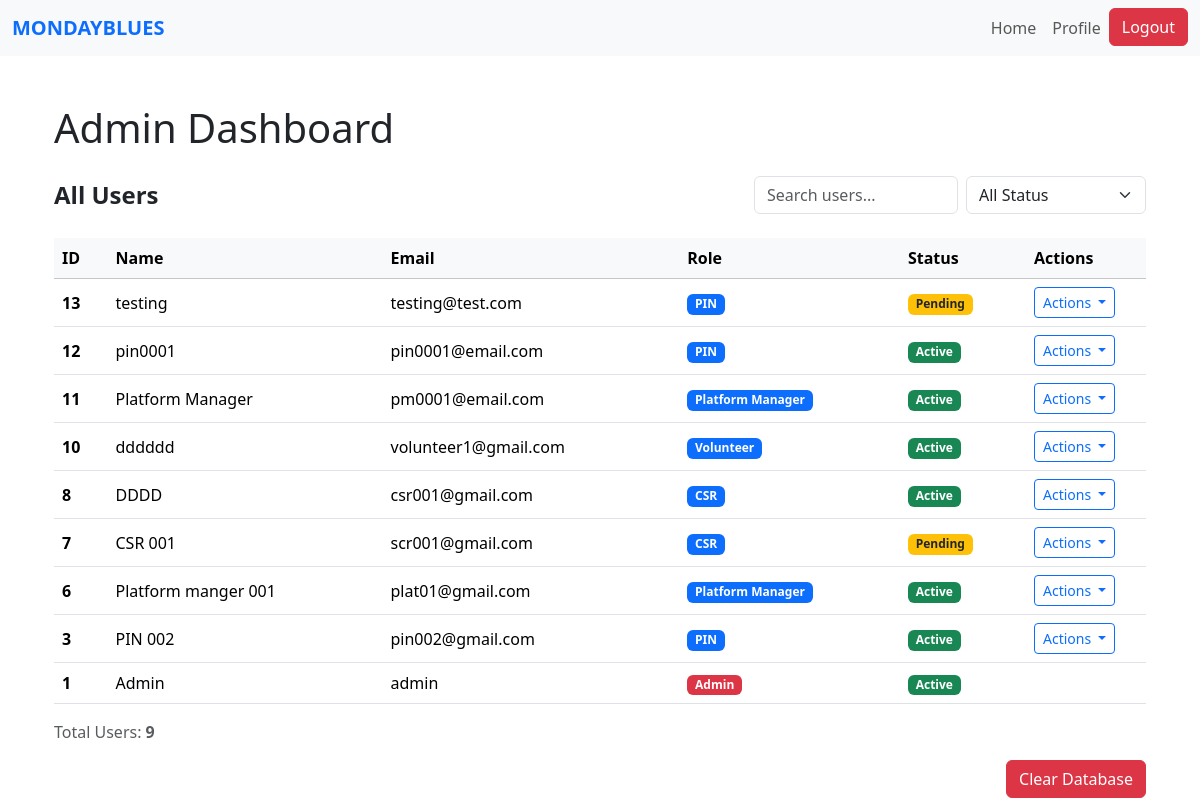
Page /admin (signed in) on the earlier database version.
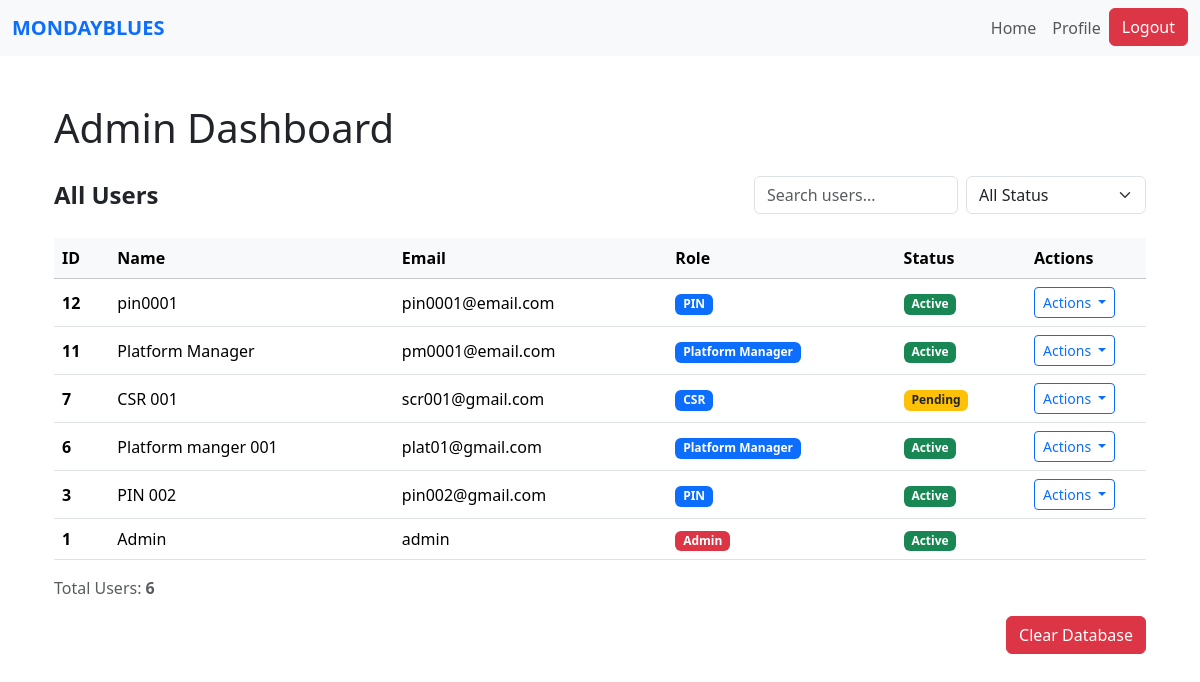
Same page on the later database version.
### website/models.py (models this page shows)
class User(db.Model, UserMixin):
    id = db.Column(db.Integer, primary_key=True)
    name = db.Column(db.String(150))
    email = db.Column(db.String(150), unique=True)
    password = db.Column(db.String(150))
    date_created = db.Column(db.DateTime(timezone=True), default=func.now())
    role = db.Column(db.String(50), default='PIN')
    status = db.Column(db.String(20), default='Pending')  # Pending, Approved, Suspended

### website/admin.py (the view)
@admin.route('/admin')
@login_required
def dashboard():
    users = User.query.order_by(User.date_created.desc()).all()
    return render_template("admin_dashboard.html", users=users)

### website/templates/admin_dashboard.html (shortened to what this page needs)
{% extends "base.html" %}
{% block content %}
<div class="container mt-5">
    <h1 class="mb-4">Admin Dashboard</h1>
    <div class="user-management">
        <div class="d-flex justify-content-between align-items-center mb-4 flex-wrap gap-3">
            <h4 class="fw-bold mb-0">All Users</h4>
            <div class="d-flex flex align-items-center gap-2">
                <input type="text"
                       class="form-control"
                       placeholder="Search users..."
                       id="searchInput"
                       style="max-width: 250px;">
                <select class="form-select" id="statusFilter" style="max-width: 180px;">
                    <option value="">All Status</option>
                </select>
            </div>
        </div>
        <div class="table-container position-relative">
            <table class="table align-middle table-hover">
                <thead class="table-light sticky-top">
                    <tr>
                        <th>ID</th>
                        <th>Name</th>
                        <th>Email</th>
                        <th>Role</th>
                        <th>Status</th>
                        <th style="width: 120px;">Actions</th>
                    </tr>
                </thead>
                <tbody>
                    {% if users and users|length > 0 %}
                        {% for user in users %}
                        <tr>
                            <td><strong>{{ user.id }}</strong></td>
                            <td>{{ user.name }}</td>
                            <td>{{ user.email }}</td>
                            <td>
                                {% if user.role == 'Admin' %}
                                    <span class="badge bg-danger">{{ user.role }}</span>
                                {% else %}
                                    <span class="badge bg-primary">{{ user.role }}</span>
                                {% endif %}
                            </td>
                            <td>
                                {% if user.status == 'Active' %}
                                    <span class="badge bg-success">Active</span>
                                {% elif user.status == 'Pending' %}
                                    <span class="badge bg-warning text-dark">Pending</span>
                                {% elif user.status == 'Suspended' %}
                                    <span class="badge bg-danger">Suspended</span>
                                {% endif %}
                            </td>
                            <td>
                                {% if user.role != "Admin" %}
                                <div class="dropdown position-static">
                                    <button class="btn btn-outline-primary btn-sm dropdown-toggle"
                                            type="button"
                                            id="actionDropdown{{ user.id }}"
                                            data-bs-toggle="dropdown"
                                            aria-expanded="false">
                                        Actions
                                    </button>
                                </div>
                                {% endif %}
                            </td>
                        </tr>
                        {% endfor %}
                    {% endif %}
                </tbody>
            </table>
        </div>
        {% if users and users|length > 0 %}
        <div class="mt-3 text-muted">
            Total Users: <strong>{{ users|length }}</strong>
        </div>
        {% endif %}
    </div>
    <div class="d-flex justify-content-end mt-3">
      <button class="btn btn-danger" id="clearDatabaseBtn">Clear Database</button>
    </div>
</div>
{% endblock %}

Differences in the rows shown:
removed User: id "13", name "testing", email "testing@test.com", role "PIN", status "Pending"
removed User: id "10", name "dddddd", email "volunteer1@gmail.com", role "Volunteer", status "Active"
removed User: id "8", name "DDDD", email "csr001@gmail.com", role "CSR", status "Active"
Other differences:
{{ users|length }}: "9" → "6"
